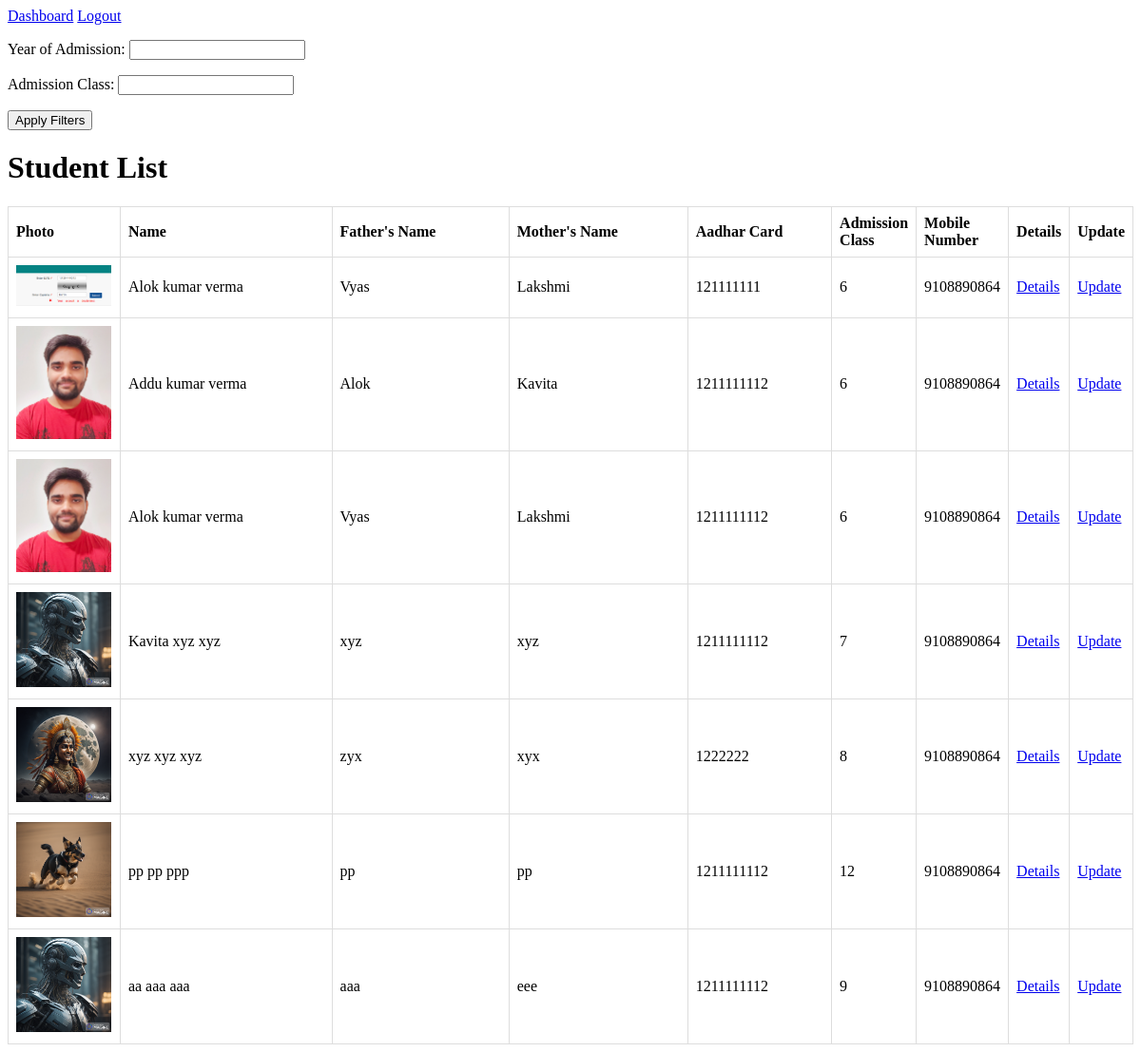
The page /admissions/student_list/ (signed in) on the database as committed earlier.
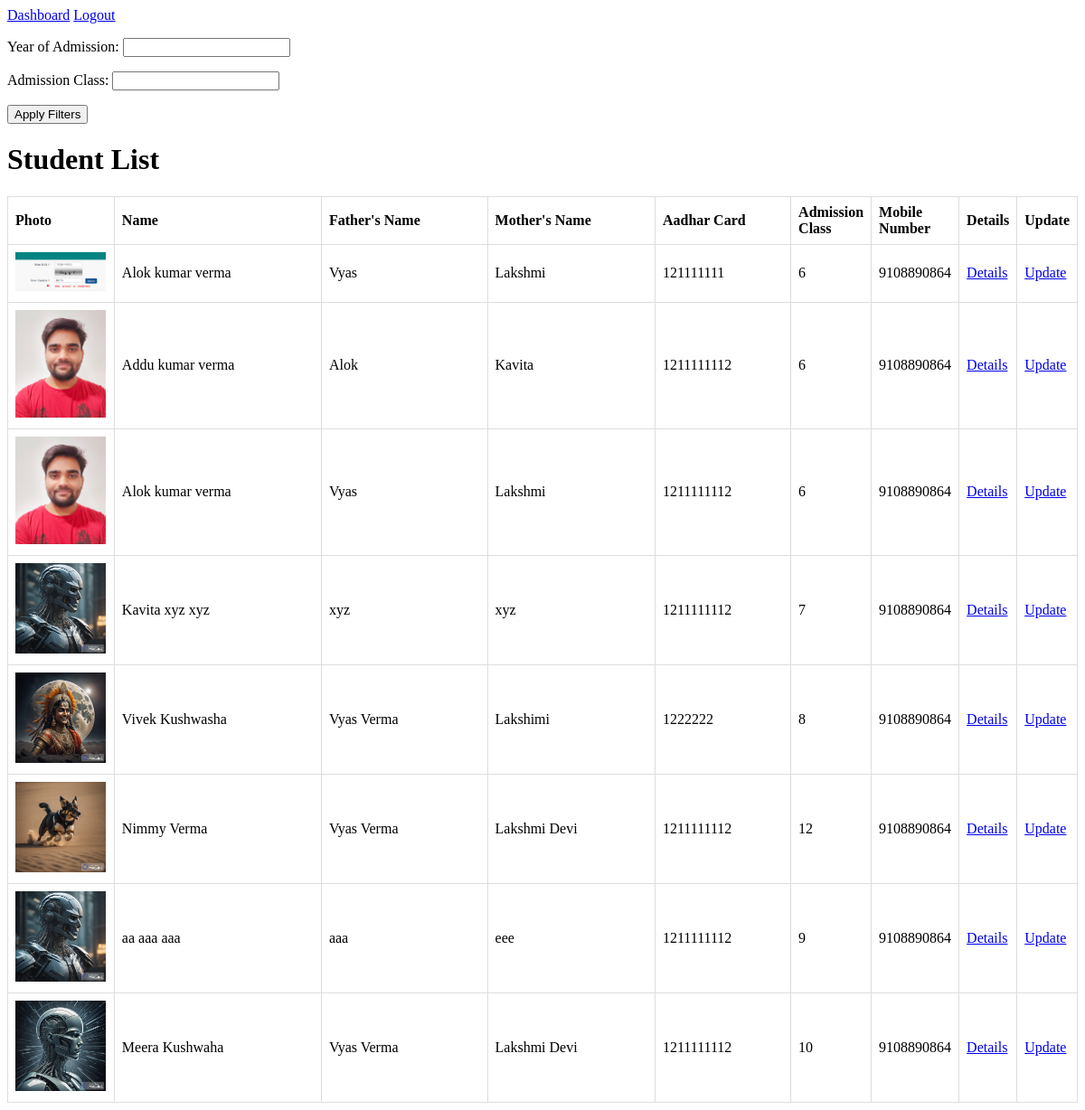
The same page on the database as committed later.
### admissions/models.py (models this page shows, shortened)
class Admission(models.Model):
    first_name = models.CharField(max_length=100)
    middle_name = models.CharField(max_length=100, blank=True)
    last_name = models.CharField(max_length=100, blank=True)
    father_name = models.CharField(max_length=100)
    mother_name = models.CharField(max_length=100)
    date_of_birth = models.DateField()
    aadhar_card = models.CharField(max_length=16)
    photo = models.ImageField(upload_to='photos/')
    previous_school = models.TextField()
    address = models.TextField()
    caste = models.CharField(max_length=50)
    admission_class = models.CharField(max_length=50)
    admission_date = models.DateField(auto_now_add=True)
    mobile_number = models.CharField(max_length=15)
    subjects = models.CharField(max_length=100, blank=True, null=True)

### admissions/views.py (the view)
# urls.py: path('student_list/', views.student_list, name='student_list'),
@login_required
def student_list(request):
    students = Admission.objects.all()
    year_filter_form = AdmissionYearFilterForm(request.GET)
    if year_filter_form.is_valid():
        admission_year = year_filter_form.cleaned_data.get('admission_year')
        if admission_year:
            students = students.filter(admission_date__year=admission_year)
    class_filter_form = AdmissionClassFilterForm(request.GET)
    if class_filter_form.is_valid():
        admission_class = class_filter_form.cleaned_data.get('admission_class')
        if admission_class:
            students = students.filter(admission_class__icontains=admission_class)
    context = {
        'students': students,
        'year_filter_form': year_filter_form,
        'class_filter_form': class_filter_form,
    }
    return render(request, 'admissions/student_list.html', context)

### admissions/forms.py
class AdmissionYearFilterForm(forms.Form):
    admission_year = forms.IntegerField(label='Year of Admission', required=False)

class AdmissionClassFilterForm(forms.Form):
    admission_class = forms.CharField(label='Admission Class', required=False)

### admissions/templates/admissions/student_list.html (shortened to what this page needs)
<!DOCTYPE html>
<a href="{% url 'dashboard' %}">Dashboard</a>
<a href="{% url 'logout' %}">Logout</a>
<html>
<head>
</head>
<body>
    <form method="get">
        {{ year_filter_form.as_p }}
        {{ class_filter_form.as_p }}
        <button type="submit">Apply Filters</button>
    </form>
    <h1>Student List</h1>
    <table>
        <thead>
            <tr>
                <th class="photo-column">Photo</th>
                <th class="name-column">Name</th>
                <th class="father-name-column">Father's Name</th>
                <th class="mother-name-column">Mother's Name</th>
                <th class="aadhar-column">Aadhar Card</th>
                <th class="admission-class-column">Admission Class</th>
                <th class="mobile-number-column">Mobile Number</th>
                <th>Details</th>
                <th>Update</th>
            </tr>
        </thead>
        <tbody>
            {% for student in students %}
                <tr>
                    <td class="photo-column"><img src="{{ student.photo.url }}" alt="{{ student.first_name }} {{ student.last_name }} Photo" width="100"></td>
                    <td class="name-column">{{ student.first_name }} {{ student.middle_name }} {{ student.last_name }}</td>
                    <td class="father-name-column">{{ student.father_name }}</td>
                    <td class="mother-name-column">{{ student.mother_name }}</td>
                    <td class="aadhar-column">{{ student.aadhar_card }}</td>
                    <td class="admission-class-column">{{ student.admission_class }}</td>
                    <td class="mobile-number-column">{{ student.mobile_number }}</td>
                    <td><a href="{% url 'student_details' student.id %}">Details</a></td>
                    <td><a href="{% url 'update_student' student.id %}">Update</a></td>
                </tr>
            {% endfor %}
        </tbody>
    </table>
</body>
</html>

### admissions/templates/admissions/student_list.html (style rules this page uses)
table { border-collapse: collapse; width: 100%; }
th, td { border: 1px solid #ddd; padding: 8px; text-align: left; }
.photo-column { width: 10%; }
.name-column { width: 25%; }
.father-name-column { width: 20%; }
.mother-name-column { width: 20%; }
.aadhar-column { width: 15%; }

Rows that differ between the two databases and show on the page:
changed Admission: first_name "xyz" → "Vivek"; middle_name "xyz" → "Kushwasha"; father_name "zyx" → "Vyas Verma"; mother_name "xyx" → "Lakshimi"; last_name "xyz" → (not shown)
changed Admission: first_name "pp" → "Nimmy"; last_name "ppp" → "Verma"; father_name "pp" → "Vyas Verma"; mother_name "pp" → "Lakshmi Devi"; middle_name "pp" → (not shown)
added Admission: photo (picture), first_name "Meera", last_name "Kushwaha", father_name "Vyas Verma", mother_name "Lakshmi Devi", aadhar_card "1211111112", admission_class "10", mobile_number "9108890864"
